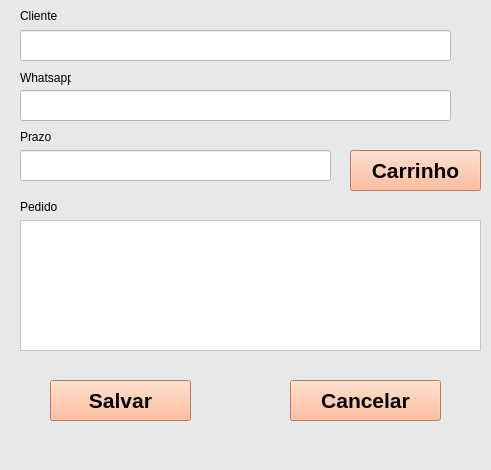
<?xml version="1.0" encoding="UTF-8"?>
<ui version="4.0">
 <class>MainWindow</class>
 <widget class="QMainWindow" name="MainWindow">
  <property name="geometry">
   <rect>
    <x>0</x>
    <y>0</y>
    <width>491</width>
    <height>470</height>
   </rect>
  </property>
  <property name="windowTitle">
   <string>MainWindow</string>
  </property>
  <property name="styleSheet">
   <string notr="true">background-color: rgb(232, 232, 232);</string>
  </property>
  <widget class="QWidget" name="centralwidget">
   <widget class="QLabel" name="label">
    <property name="geometry">
     <rect>
      <x>20</x>
      <y>0</y>
      <width>121</width>
      <height>31</height>
     </rect>
    </property>
    <property name="text">
     <string>Cliente</string>
    </property>
   </widget>
   <widget class="QLabel" name="label_2">
    <property name="geometry">
     <rect>
      <x>20</x>
      <y>70</y>
      <width>51</width>
      <height>16</height>
     </rect>
    </property>
    <property name="text">
     <string>Whatsapp</string>
    </property>
   </widget>
   <widget class="QLabel" name="label_3">
    <property name="geometry">
     <rect>
      <x>20</x>
      <y>130</y>
      <width>47</width>
      <height>13</height>
     </rect>
    </property>
    <property name="text">
     <string>Prazo</string>
    </property>
   </widget>
   <widget class="QLabel" name="label_4">
    <property name="geometry">
     <rect>
      <x>20</x>
      <y>200</y>
      <width>47</width>
      <height>13</height>
     </rect>
    </property>
    <property name="text">
     <string>Pedido</string>
    </property>
   </widget>
   <widget class="QPushButton" name="btnCarrinho">
    <property name="geometry">
     <rect>
      <x>350</x>
      <y>150</y>
      <width>131</width>
      <height>41</height>
     </rect>
    </property>
    <property name="font">
     <font>
      <pointsize>16</pointsize>
      <weight>75</weight>
      <bold>true</bold>
     </font>
    </property>
    <property name="styleSheet">
     <string notr="true">background-color: rgb(255, 170, 127);</string>
    </property>
    <property name="text">
     <string>Carrinho</string>
    </property>
   </widget>
   <widget class="QPushButton" name="btnSalvar">
    <property name="geometry">
     <rect>
      <x>50</x>
      <y>380</y>
      <width>141</width>
      <height>41</height>
     </rect>
    </property>
    <property name="font">
     <font>
      <pointsize>16</pointsize>
      <weight>75</weight>
      <bold>true</bold>
     </font>
    </property>
    <property name="styleSheet">
     <string notr="true">background-color: rgb(255, 170, 127);</string>
    </property>
    <property name="text">
     <string>Salvar</string>
    </property>
   </widget>
   <widget class="QPushButton" name="btnCancelar">
    <property name="geometry">
     <rect>
      <x>290</x>
      <y>380</y>
      <width>151</width>
      <height>41</height>
     </rect>
    </property>
    <property name="font">
     <font>
      <pointsize>16</pointsize>
      <weight>75</weight>
      <bold>true</bold>
     </font>
    </property>
    <property name="styleSheet">
     <string notr="true">background-color: rgb(255, 170, 127);</string>
    </property>
    <property name="text">
     <string>Cancelar</string>
    </property>
   </widget>
   <widget class="QLineEdit" name="lineEdit">
    <property name="geometry">
     <rect>
      <x>20</x>
      <y>30</y>
      <width>431</width>
      <height>31</height>
     </rect>
    </property>
    <property name="styleSheet">
     <string notr="true">background-color: rgb(255, 255, 255);</string>
    </property>
   </widget>
   <widget class="QLineEdit" name="lineEdit_2">
    <property name="geometry">
     <rect>
      <x>20</x>
      <y>90</y>
      <width>431</width>
      <height>31</height>
     </rect>
    </property>
    <property name="styleSheet">
     <string notr="true">background-color: rgb(255, 255, 255);</string>
    </property>
   </widget>
   <widget class="QLineEdit" name="lineEdit_3">
    <property name="geometry">
     <rect>
      <x>20</x>
      <y>150</y>
      <width>311</width>
      <height>31</height>
     </rect>
    </property>
    <property name="styleSheet">
     <string notr="true">background-color: rgb(255, 255, 255);</string>
    </property>
   </widget>
   <widget class="QTableWidget" name="tableWidget">
    <property name="geometry">
     <rect>
      <x>20</x>
      <y>220</y>
      <width>461</width>
      <height>131</height>
     </rect>
    </property>
    <property name="styleSheet">
     <string notr="true">background-color: rgb(255, 255, 255);</string>
    </property>
   </widget>
  </widget>
  <widget class="QMenuBar" name="menubar">
   <property name="geometry">
    <rect>
     <x>0</x>
     <y>0</y>
     <width>491</width>
     <height>21</height>
    </rect>
   </property>
  </widget>
  <widget class="QStatusBar" name="statusbar"/>
 </widget>
 <resources/>
 <connections/>
</ui>
